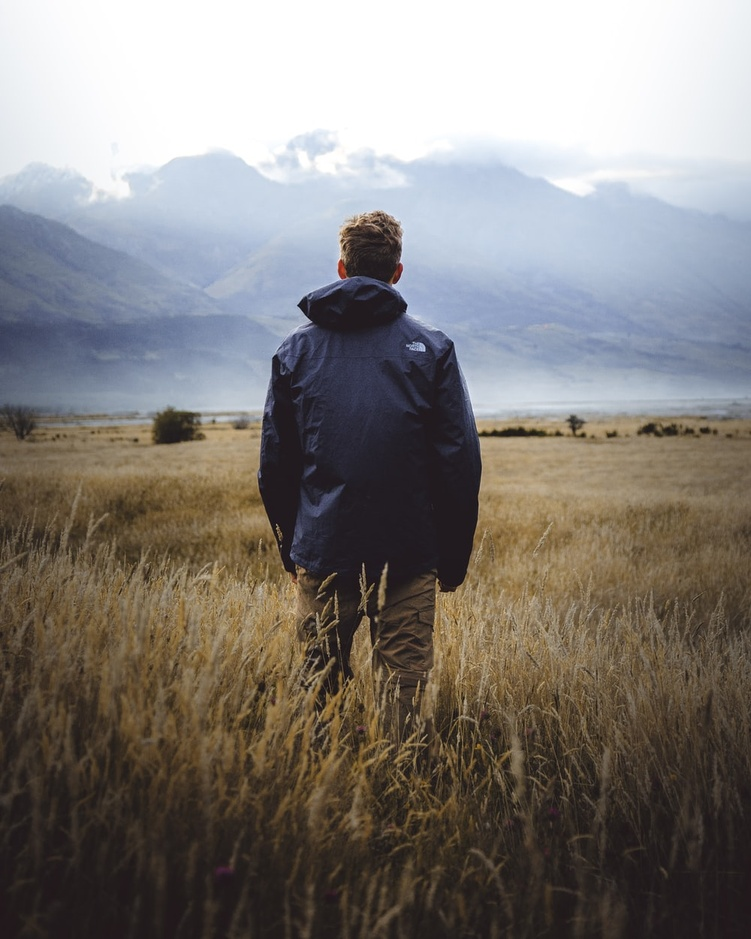
#> input picture input/content/mo.jpeg, 751 x 939 px, shrunk from 1000 x 1250 before the run
$ jupyter execute segmentation_test.ipynb
#> lines starting #> are read from the running program, lines starting #| are printed output that depends on the picture; after the words box and inside, x2 and y2 are one past the last pixel; in counts of white or black regions, pixels touching at a corner belong together
#> further down, content_image is the input picture: shape (939, 751, 3); mean R, G, B 130.2, 125.6, 121.8
[cell 1]
import skimage.io as io
import matplotlib.pyplot as plt
import numpy as np
from skimage.draw import polygon
from scipy.ndimage import filters,convolve, binary_dilation
from skimage.color import rgb2gray
from skimage.filters import gaussian
from skimage.exposure import equalize_hist
from skimage.segmentation import ( morphological_chan_vese,
                                    checkerboard_level_set)
import math
import copy
import cv2
from skimage.feature import canny


def show_images(images,titles=None):
    #This function is used to show image(s) with titles by sending an array of images and an array of associated titles.
    # images[0] will be drawn with the title titles[0] if exists
    # You aren't required to understand this function, use it as-is.
    n_ims = len(images)
    if titles is None: titles = ['(%d)' % i for i in range(1,n_ims + 1)]
    fig = plt.figure()
    n = 1
    for image,title in zip(images,titles):
        a = fig.add_subplot(1,n_ims,n)
        if image.ndim == 2:
            plt.gray()
        plt.imshow(image)
        a.set_title(title)
        n += 1
    fig.set_size_inches(np.array(fig.get_size_inches()) * n_ims)
    plt.show()

[cell 2]
# [24 lines left out: function morphChaneVese, not called in this run]

[cell 3]
# #for edge detection
# def gradient(image):
#     """
#         Calculate sobel gradient magnitude for grayscaled image,
#         Args:
#             image: gray-scaled image.

#         Returns:
#             gray-scaled image of the magnitude of the gradient.
#     """
#     # vertical and horizontal filters decleration for gradient calculations.
#     hx = np.array([[1, 2, 1], [0, 0, 0],  [-1, -2, -1]] ) /4.0
#     hy = hx.T
#     #convolve the image with the filters to detect vertical and horizontal lines
#     Ix = convolve(image, hx)
#     Iy = convolve(image, hy)
#     #return the magnitude of each pixel gradient
#     return np.sqrt(Ix**2+Iy**2)


# def SobelRGB(image):

#     """
#         Calculate sobel gradient magnitude for each channel in RGB image,
#         Args:
#             image: RGB image.

#         Returns:
#             gray-scaled image of the magnitude of the gradient.
#     """
#     #change the image scale from 0:255 to 0:1 scale
#     r = image[:,:,0].astype('float32')
#     g = image[:,:,1].astype('float32')
#     b = image[:,:,2].astype('float32')
#     X,Y = r.shape
#     r /= 255
#     g /= 255
#     b /= 255
#     #calculate the gradient for each channel
#     r = gradient(r)
#     b = gradient(b)
#     g = gradient(g)
#     Gm = np.zeros([X,Y])
#     #total image gradient is the maximum value of the three channels
#     for i in range (0,X):
#         Gm[i] = np.maximum( np.maximum(r[i] , g[i]), b[i])
#     #return the final result
#     return Gm

# #segmentation mask by blurring
# def segBlurring(image , sigma =20):
#     """
#         Segment RGB image using RGB-edge detection thenblurring the edges with high sigma (20),
#         Args:
#             image: RGB image.
#             sigma: the sigma of the gaussian filter applied to the edged image, default = 20.

#         Returns:
#             gray-scaled image represent the segmentation mask.
#     """
#     image = copy.deepcopy(image)
#     conv = SobelRGB(image)
#     return gaussian (conv , sigma)

[cell 4]
# [25 lines left out: function watershed_segmentation, not called in this run]

[cell 5]
# [31 lines left out: function watershed_segmentation_markers, not called in this run]

[cell 6]
def otsu_segmentation_binary_mask(img):
    # Convert image to grayscale
    gray = cv2.cvtColor(img, cv2.COLOR_BGR2GRAY)

    # Otsu's thresholding
    ret, thresh = cv2.threshold(gray, 0, 255, cv2.THRESH_BINARY_INV + cv2.THRESH_OTSU)
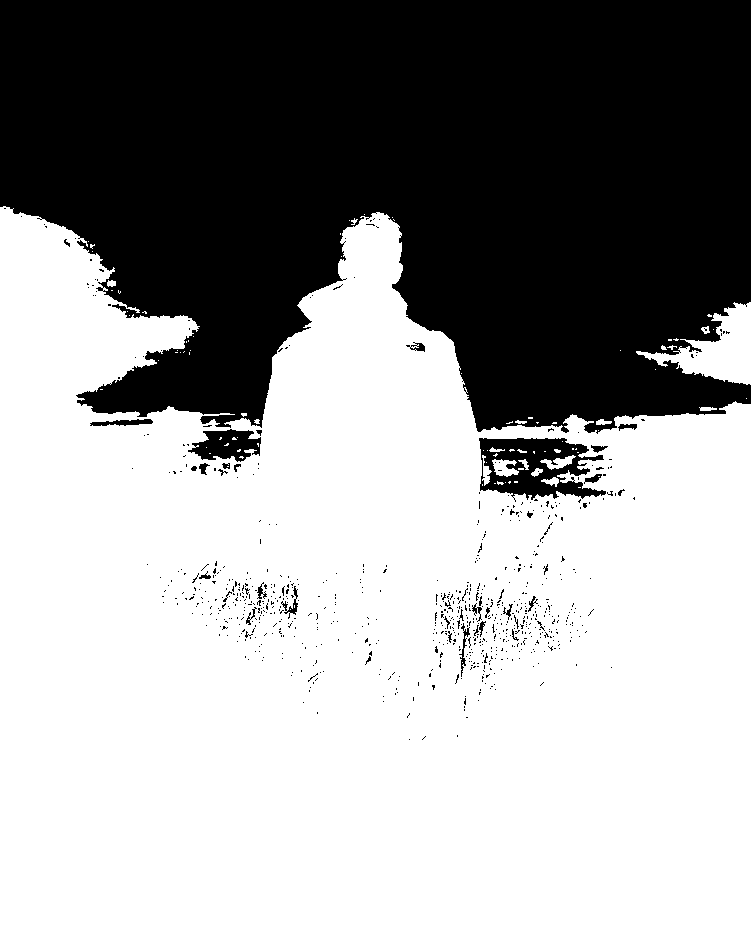
#> thresh: shape (939, 751); 61.6% white; 768 black regions (731 under 20 px), largest, box (x1, y1, x2, y2) and area: (0, 0, 751, 434) 260859, (479, 438, 606, 502) 4584, (188, 429, 261, 462) 1497
#> ret = 142

    # Noise removal
    kernel = np.ones((2, 2), np.uint8)
    closing = cv2.morphologyEx(thresh, cv2.MORPH_CLOSE, kernel, iterations=2)
#> closing: shape (939, 751); 62% white; 52 black regions (30 under 20 px), largest, box (x1, y1, x2, y2) and area: (0, 0, 751, 435) 261264, (481, 440, 608, 500) 4170, (194, 432, 263, 463) 1425

    # Sure background area
    sure_bg = cv2.dilate(closing, kernel, iterations=3)
#> sure_bg: shape (939, 751); 63% white; 36 black regions (28 under 20 px), largest, box (x1, y1, x2, y2) and area: (0, 0, 751, 433) 257560, (485, 443, 602, 499) 2318, (197, 435, 263, 462) 855

    # Finding sure foreground area
    dist_transform = cv2.distanceTransform(sure_bg, cv2.DIST_L2, 3)

    # Threshold
    ret, sure_fg = cv2.threshold(dist_transform, 0.1 * dist_transform.max(), 255, 0)
#> sure_fg: shape (939, 751) float32; 48.7% white; 1 white region, box (x1, y1, x2, y2) and area: (0, 259, 751, 939) 343643
#> ret = 48.18

    # Finding unknown region
    sure_fg = np.uint8(sure_fg)
    unknown = cv2.subtract(sure_bg, sure_fg)
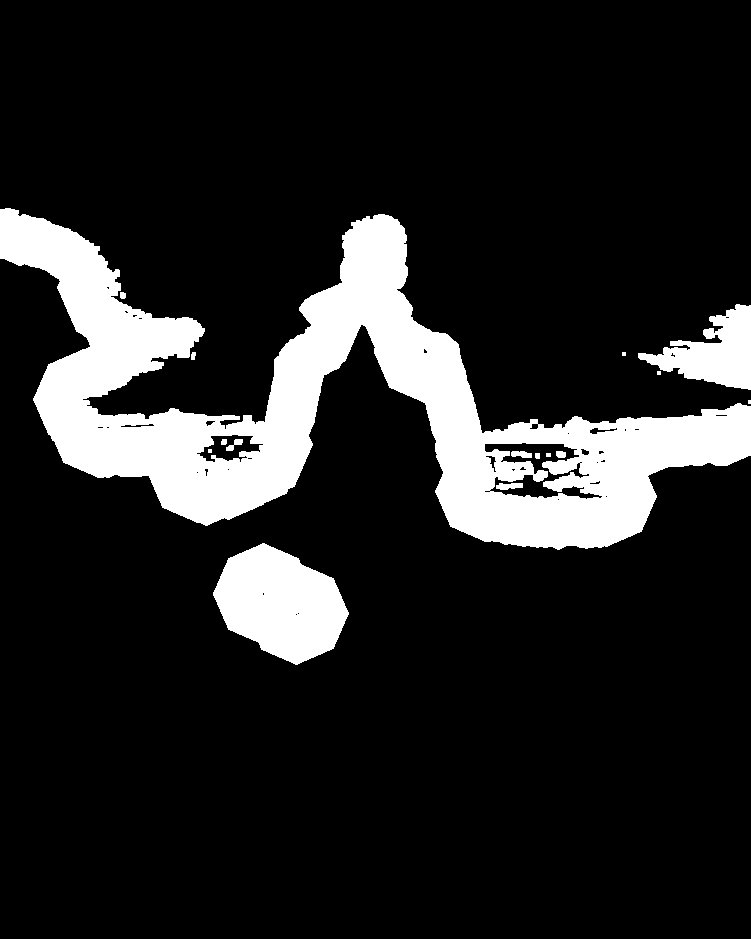
#> unknown: shape (939, 751); 14.2% white; 16 white regions (4 under 20 px), largest, box (x1, y1, x2, y2) and area: (0, 208, 751, 550) 84048, (213, 543, 349, 665) 10942, (638, 304, 751, 390) 4835

    # Marker labeling
    ret, markers = cv2.connectedComponents(sure_fg)
#> ret = 2

    # Add one to all labels so that sure background is not 0, but 1
    markers = markers + 1

    # Now, mark the region of unknown with zero
    markers[unknown == 255] = 0

    # Watershed segmentation
    markers = cv2.watershed(img, markers)
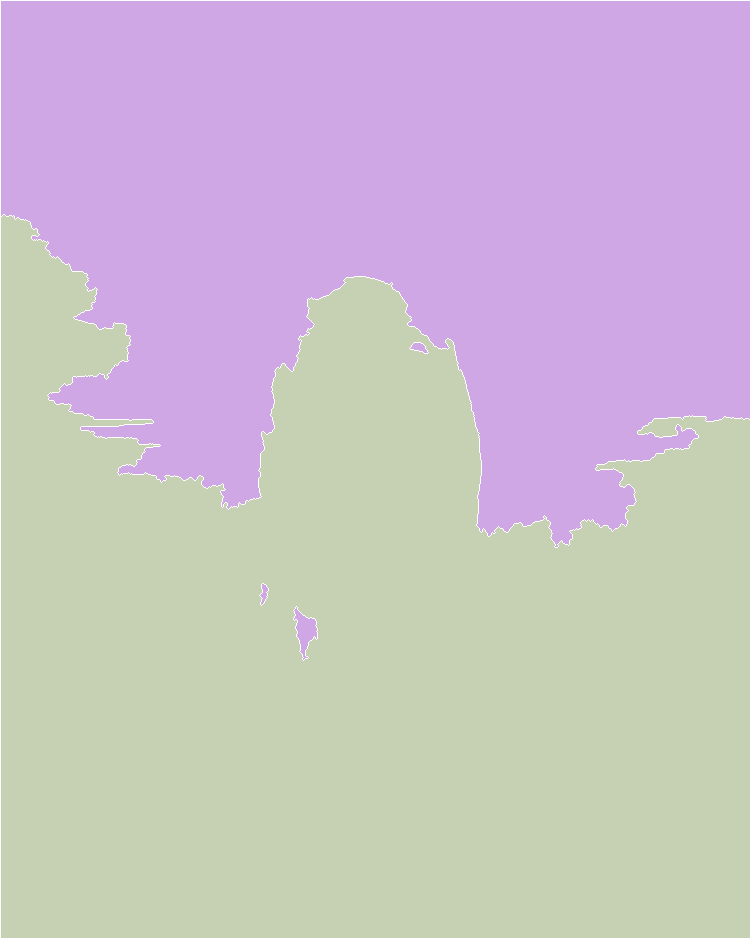
#> markers: shape (939, 751) int32; 3 distinct labels, from -1 to 2; one colour per label, 0 black, -1 white

    # Create a binary mask based on watershed result
    binary_mask = np.zeros_like(gray)
    binary_mask[markers == 1] = 255  # Assuming the sure background is labeled as 1

    # Invert the binary mask
    inverted_mask = cv2.bitwise_not(binary_mask)

    return inverted_mask

[cell 7]
# sobel segmentation
import matplotlib.pyplot as plt
from skimage import morphology
from skimage.feature import canny
from scipy import ndimage

def canny_segmentation_optimized(img,sigma=3,dilation_size=5):
    # Convert image to grayscale
#> called with sigma = 2, dilation_size = 4
    img_gray = rgb2gray(img)

    #apply histogram equalization to enhance the image.
    img_gray = equalize_hist(img_gray)

    # Apply Canny detector
    edges = canny(img_gray, sigma=sigma)
#> edges: shape (939, 751) bool; 3.4% white in thin lines or dots, all inside (x1, y1, x2, y2) = (1, 128, 750, 938)

    # Dilate the edges
    edges = morphology.dilation(edges, morphology.disk(dilation_size))
#> edges: shape (939, 751) bool; 23.4% white; 50 white regions, largest, box (x1, y1, x2, y2) and area: (140, 208, 651, 939) 109395, (147, 124, 586, 178) 6231, (50, 683, 132, 878) 4731

    # Fill holes
    filled = ndimage.binary_fill_holes(edges)
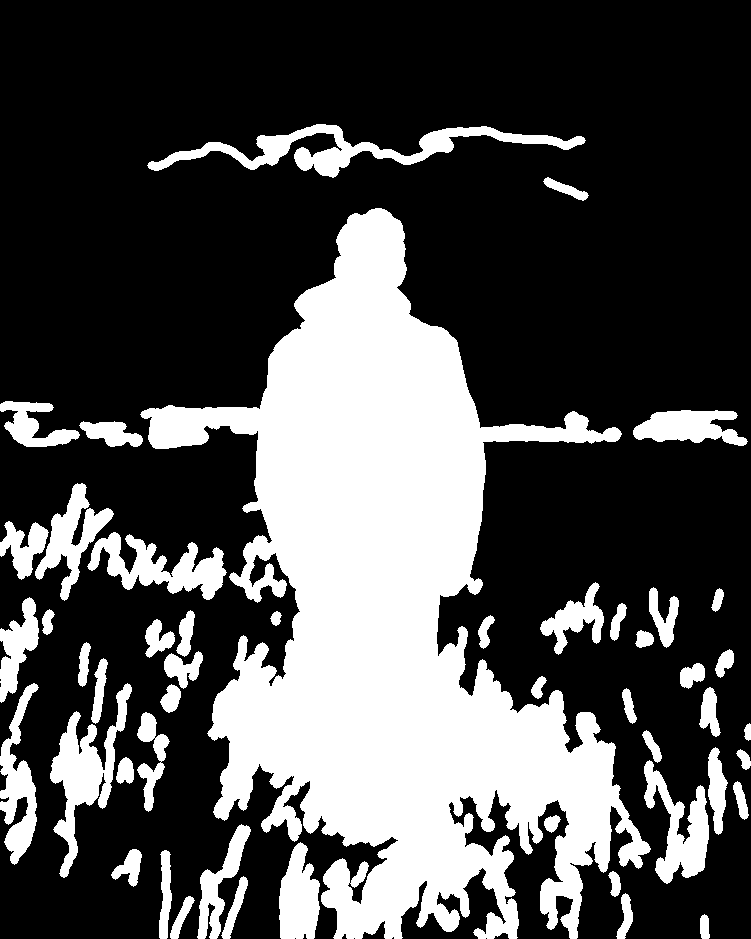
#> filled: shape (939, 751) bool; 30.4% white; 49 white regions, largest, box (x1, y1, x2, y2) and area: (140, 208, 651, 939) 158323, (147, 124, 586, 178) 6255, (50, 683, 132, 878) 5022

    return filled

[cell 8]
def kmeans_segmentation(img, k=2):
    # Convert image to 1D array of float32
#> called with k = 2
    pixels = img.reshape((-1, 3)).astype(np.float32)

    # Define criteria and apply kmeans()
    criteria = (cv2.TERM_CRITERIA_EPS + cv2.TERM_CRITERIA_MAX_ITER, 100, 0.2)
    _, labels, centers = cv2.kmeans(pixels, k, None, criteria, 10, cv2.KMEANS_RANDOM_CENTERS)
#> centers = [[209, 215, 223.9], [80.85, 69.63, 57.94]]

    # Convert back to 8-bit values
    centers = np.uint8(centers)
#> centers = [[209, 215, 223], [80, 69, 57]]

    # Map the labels to the centers
    segmented_image = centers[labels.flatten()]

    # Reshape the segmented image back to the original shape
    segmented_image = segmented_image.reshape(img.shape)

    # Binary Threshold inverted
    segmented_image= cv2.cvtColor(segmented_image, cv2.COLOR_BGR2GRAY)
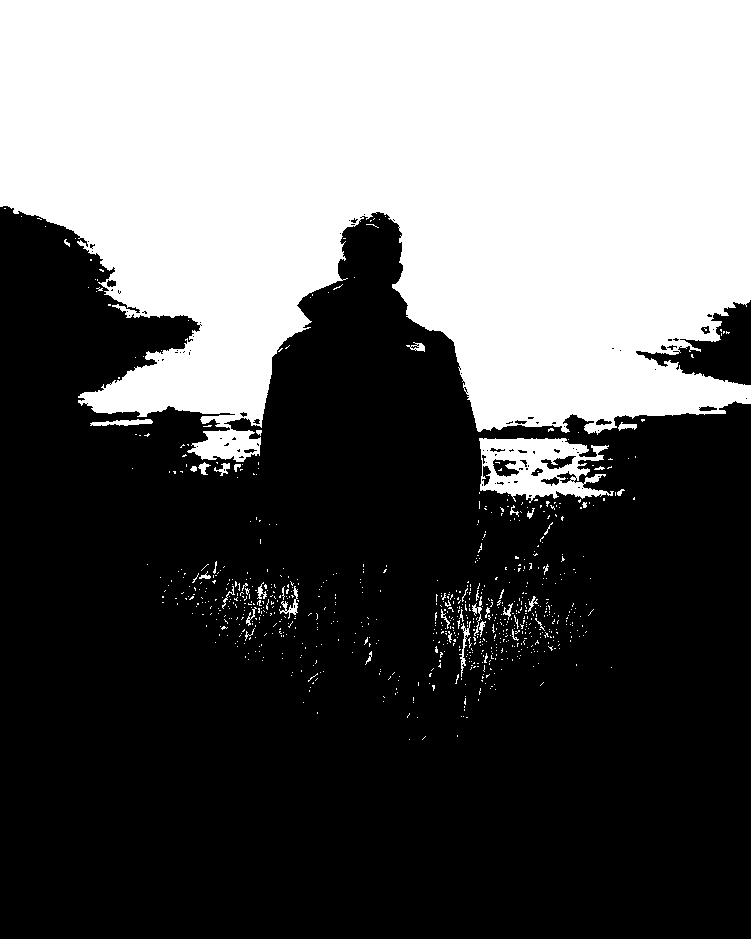
#> segmented_image: shape (939, 751); values 67 (black) and 217 (white), 38.5% white; 801 white regions (761 under 20 px), largest, box (x1, y1, x2, y2) and area: (0, 0, 751, 462) 262309, (479, 438, 614, 503) 5074, (90, 419, 153, 426) 271
    ret, segmented_image = cv2.threshold(segmented_image, 0, 255, cv2.THRESH_BINARY_INV + cv2.THRESH_OTSU)
#> ret = 67


    return segmented_image

[cell 9]
import numpy as np
import matplotlib.pyplot as plt
from skimage import data, color
from skimage.filters import sobel
from skimage import morphology
from skimage.segmentation import watershed
from scipy import ndimage as ndi
from skimage.color import label2rgb

# [23 lines left out: function region_based_segmentation, not called in this run]

[cell 10]
content_image = io.imread('../../input/content/mo.jpeg')
# content_water = watershed_segmentation(content_image)
# show_images([content_image, content_water], ['content', 'water'])

# content_morph = morphChaneVese(content_image, 10, 3)
content_otsu = otsu_segmentation_binary_mask(content_image)
content_canny = canny_segmentation_optimized(content_image , 2 , 4)
content_kmeans = kmeans_segmentation(content_image)
# content_region = region_based_segmentation(content_image)

show_images([content_image, content_otsu], ['content', 'otsu'])
#> in show_images, `n_ims = len(images)`: n_ims = 2
#> the loop in show_images, `for image,title in zip(images,titles):` made 2 passes
#> (title, n) on passes 1 to 2: ('content', 2), ('otsu', 3)
#> after the loop in show_images, `for image,title in zip(images,titles):`: n = 3

show_images([content_image,content_otsu, content_canny, content_kmeans], ['content', 'otsu', 'canny', 'kmeans'])
#> the loop in show_images (call 2), `for image,title in zip(images,titles):` made 4 passes
#> title on passes 1 to 4: 'content', 'otsu', 'canny', 'kmeans'

$ run again, with input/content/img.jpeg copied over input/content/mo.jpeg
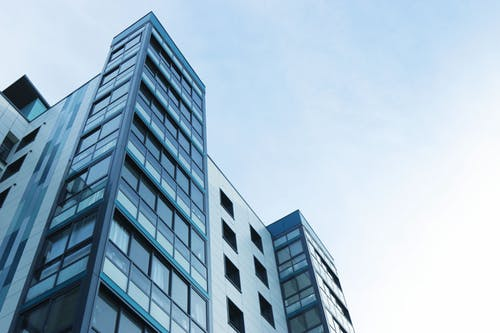
#> input picture input/content/img.jpeg, 500 x 333 px
#> content_image is the input picture: shape (333, 500, 3); mean R, G, B 161.9, 185.6, 203.2
#> in otsu_segmentation_binary_mask, `ret, thresh = cv2.threshold(gray, 0, 255, cv2.THRESH_BINARY_INV + cv2...`:
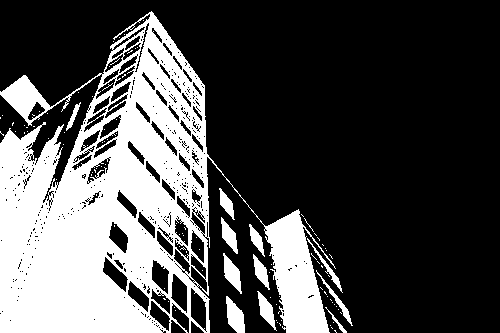
#> thresh: shape (333, 500); 30% white; 109 white regions (97 under 20 px), largest, box (x1, y1, x2, y2) and area: (0, 11, 336, 333) 46874, (226, 296, 245, 333) 441, (223, 253, 242, 294) 376
#> in otsu_segmentation_binary_mask, `ret, thresh = cv2.threshold(gray, 0, 255, cv2.THRESH_BINARY_INV + cv2...`: ret = 161
#> closing: shape (333, 500); 31.9% white; 30 white regions (21 under 20 px), largest, box (x1, y1, x2, y2) and area: (0, 13, 355, 333) 50829, (228, 298, 247, 333) 424, (225, 255, 244, 296) 378
#> sure_bg: shape (333, 500); 38% white; 7 white regions (1 under 20 px), largest, box (x1, y1, x2, y2) and area: (0, 13, 358, 333) 61164, (225, 255, 247, 299) 567, (228, 298, 250, 333) 553, (223, 219, 243, 259) 471, (221, 190, 240, 225) 378, (0, 117, 8, 124) 42
#> in otsu_segmentation_binary_mask, `ret, sure_fg = cv2.threshold(dist_transform, 0.1 * dist_transform.max(..`: ret = 12.76
#> in otsu_segmentation_binary_mask, `ret, markers = cv2.connectedComponents(sure_fg)`: ret = 8
#> content_otsu: shape (333, 500); 24.6% white; 3 white regions, box (x1, y1, x2, y2) and area: (0, 0, 500, 333) 40014, (12, 77, 52, 122) 772, (113, 71, 133, 86) 190
#> filled: shape (333, 500) bool; 34.5% white; 3 white regions, box (x1, y1, x2, y2) and area: (0, 7, 360, 333) 53425, (0, 133, 64, 315) 3261, (222, 293, 249, 333) 783
#> in kmeans_segmentation, `_, labels, centers = cv2.kmeans(pixels, k, None, criteria, 10, cv2.KME..`: centers = [[60.82, 95.5, 119.4], [208.5, 227.2, 241.8]]
#> in kmeans_segmentation, `centers = np.uint8(centers)`: centers = [[60, 95, 119], [208, 227, 241]]
#> in kmeans_segmentation, `segmented_image= cv2.cvtColor(segmented_image, cv2.COLOR_BGR2GRAY)`:
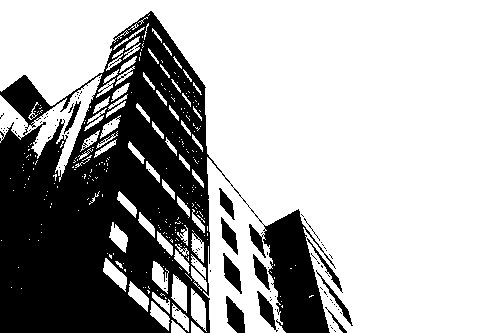
#> segmented_image: shape (333, 500); values 98 (black) and 229 (white), 68.4% white; 104 black regions (92 under 20 px), largest, box (x1, y1, x2, y2) and area: (0, 11, 336, 333) 49749, (226, 296, 245, 333) 443, (223, 253, 242, 294) 376
#> in kmeans_segmentation, `ret, segmented_image = cv2.threshold(segmented_image, 0, 255, cv2.THRE..`: ret = 98
#> n_ims = 2
#> the loop in show_images, `for image,title in zip(images,titles):` made 2 passes
#> (title, n) on passes 1 to 2: ('content', 2), ('otsu', 3)
#> after the loop in show_images, `for image,title in zip(images,titles):`: n = 3
#> the loop in show_images (call 2), `for image,title in zip(images,titles):` made 4 passes
#> title on passes 1 to 4: 'content', 'otsu', 'canny', 'kmeans'
